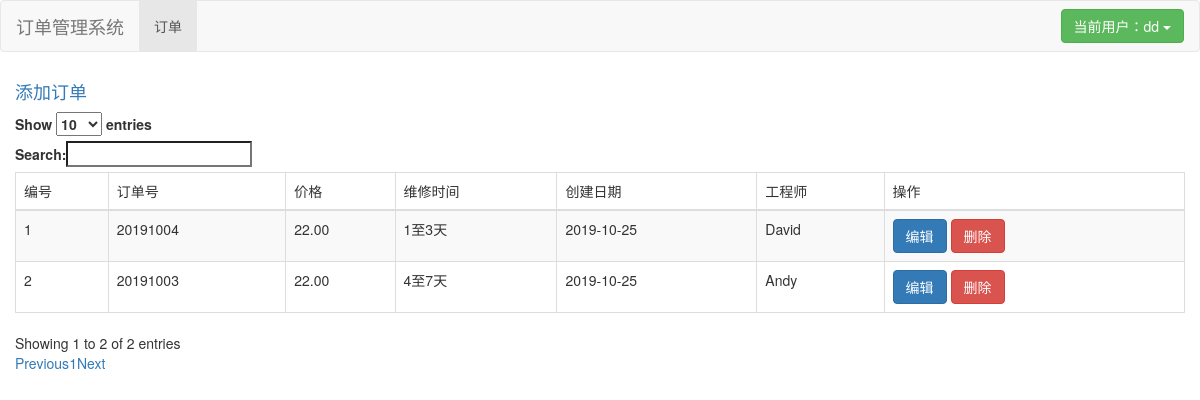
The page /records/ (signed in) on the database its author committed.
### app01/models.py (models this page shows)
class Record(models.Model):
    nid = models.AutoField(primary_key=True)
    title = models.CharField(max_length=32)
    price = models.DecimalField(max_digits=7, decimal_places=2)
    publish_date = models.DateField()
    engineer = models.ForeignKey(to="Engineer", to_field="nid", on_delete=models.CASCADE)
    periods = models.ManyToManyField(to="Period")

class Period(models.Model):
    nid = models.AutoField(primary_key=True)
    name = models.CharField(max_length=32)

class Engineer(models.Model):
    nid = models.AutoField(primary_key=True)
    name = models.CharField(max_length=32)
    email = models.EmailField()
    addr = models.CharField(max_length=32)

### app01/views.py (the view)
# urls.py: re_path(r'records/$', views.records),
@login_required()
def records(request):
    records_obj = models.Record.objects.all()
    return render(request, 'records.html', {"records_obj": records_obj, "user_login": auth.get_user(request)})

### templates/records.html (shortened to what this page needs)
{% extends "base.html" %}
{% block active_status %}
    <li class="active"><a href="">订单</a></li>
{% endblock %}
{% block content %}
    <h4>
        <a href="add/">添加订单</a>
    </h4>
    <table id ="myTable" class="table table-bordered table-hover table-striped">
        <thead>
        <tr>
            <td>编号</td>
            <td>订单号</td>
            <td>价格</td>
            <td>维修时间</td>
            <td>创建日期</td>
            <td>工程师</td>
            <td>操作</td>
        </tr>
        </thead>
        <tbody>
        {% for record in records_obj %}
            <tr>
                <td>{{ forloop.counter }}</td>
                <td>{{ record.title }}</td>
                <td>{{ record.price }}</td>
                <td>
                    {% for period in record.periods.all %}
                        {% if forloop.last %}
                            <span>{{ period.name }}</span>
                        {% else %}
                            <span>{{ period.name }}</span>,
                        {% endif %}
                    {% endfor %}
                </td>
                <td>{{ record.publish_date|date:"Y-m-d" }}</td>
                <td>{{ record.engineer.name }}</td>
                <td>
                    <button type="button" class="btn btn-primary btn-group-sm my-edit" data-toggle="modal"
                            data-target="#myModal" id="edit_btn_{{ record.pk }}">编辑
                    </button>
                    <a href="{{ record.pk }}/delete/" class="btn btn-danger">删除</a>
                </td>
            </tr>
        {% endfor %}
        </tbody>
    </table>
{% endblock %}

### templates/base.html (shortened to what this page needs)
<!DOCTYPE html>
<html lang="en">
<head>
    <link rel="stylesheet" href="/static/bootstrap-3.3.7-dist/css/bootstrap.min.css">
    <link rel="stylesheet" type="text/css" href="https://cdn.datatables.net/1.10.20/css/dataTables.bootstrap.min.css">
</head>
<body>
<nav class="navbar navbar-default">
    <div class="container-fluid">
        <div class="navbar-header">
            <a class="navbar-brand" href="/records/">订单管理系统</a>
        </div>
        <div class="collapse navbar-collapse" id="bs-example-navbar-collapse-1">
            <ul class="nav navbar-nav">
                {% block active_status %}{% endblock %}
            </ul>
            <div class="btn-group nav navbar-nav navbar-right" style="margin-top: 8px">
                <button type="button" class="btn btn-success dropdown-toggle" data-toggle="dropdown"
                        aria-haspopup="true" aria-expanded="false">
                    当前用户：{{ user_login }} <span class="caret"></span>
                </button>
            </div>
        </div>
    </div>
</nav>
<div class="container">
    <div class="row">
            {% block content %}
            {% endblock %}
    </div>
</div>
</body>
</html>

### rows shown on the page
Record: title "20191004", price "22.00", publish_date "2019-10-25", engineer.name "David"
Period: name "1至3天"
Record: title "20191003", price "22.00", publish_date "2019-10-25", engineer.name "Andy"
Period: name "4至7天"

### other values the page prints
{{ user_login }} "dd"
